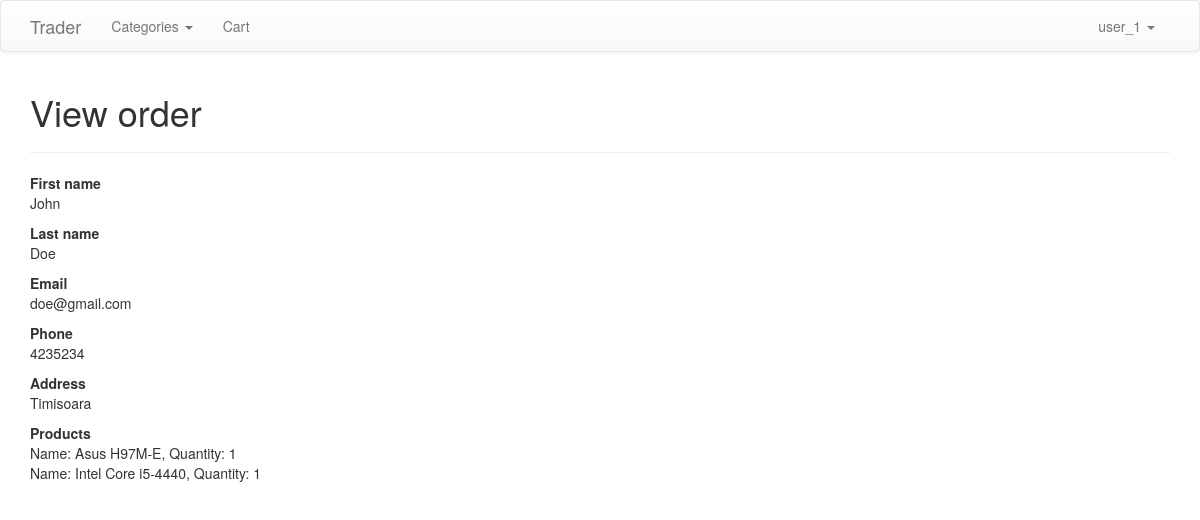
The page /view_order.php?order_id=6 (signed in) on the database its author committed.
### tables this page shows
CREATE TABLE IF NOT EXISTS `users` (
  `user_id` int(11) NOT NULL AUTO_INCREMENT,
  `username` varchar(255) NOT NULL,
  `password` varchar(255) NOT NULL,
  PRIMARY KEY (`user_id`)
);

CREATE TABLE IF NOT EXISTS `orders` (
  `order_id` int(11) NOT NULL AUTO_INCREMENT,
  `user_id` int(11) NOT NULL,
  `fname` varchar(255) NOT NULL,
  `lname` varchar(255) NOT NULL,
  `email` varchar(255) NOT NULL,
  `phone` varchar(255) NOT NULL,
  `products` text NOT NULL,
  `quantity` text NOT NULL,
  `address` text NOT NULL,
  `order_date` timestamp NOT NULL DEFAULT CURRENT_TIMESTAMP ON UPDATE CURRENT_TIMESTAMP,
  `status` int(11) NOT NULL DEFAULT '1' COMMENT '1 - order is not resolved, 0 - order is resolved',
  `canceled` int(11) NOT NULL DEFAULT '0' COMMENT '1 - order is canceled, 0 - order is not canceled',
  PRIMARY KEY (`order_id`)
);

CREATE TABLE IF NOT EXISTS `products` (
  `product_id` int(11) NOT NULL AUTO_INCREMENT,
  `category_id` int(11) NOT NULL,
  `name` varchar(255) NOT NULL,
  `description` text NOT NULL,
  `price` int(11) NOT NULL,
  `stock` int(11) NOT NULL,
  `image` varchar(255) NOT NULL,
  PRIMARY KEY (`product_id`)
);

### config.php (called while the page is built, shortened)
<?php
$base_path = "http://localhost/trader";
$db = new mysqli('localhost', 'root', 'root', 'trader');
include_once('functions.php');

### functions.php (called while the page is built)
<?php
function getUserInfo() {
	global $db;
	$user = $db->query("SELECT * FROM users WHERE user_id=" . $_SESSION['user_id']);
	$user_data = $user->fetch_assoc();
	return $user_data['username'];
}

### view_order.php (the view, shortened to what this page needs)
<?php
include('config.php');
$order_id = $_GET['order_id'];
?>
<!DOCTYPE html>
<html lang="en">
<head>
	<link rel="stylesheet" href="https://maxcdn.bootstrapcdn.com/bootstrap/3.3.4/css/bootstrap.min.css">
	<link rel="stylesheet" href="https://maxcdn.bootstrapcdn.com/bootstrap/3.3.4/css/bootstrap-theme.min.css">
</head>
<body>
	<?php include('template_parts/header.php'); ?>
	<div class="container">
		<h1>View order</h1>
		<hr>
		<?php
		$order = $db->query("SELECT * FROM orders WHERE order_id='$order_id'");
		$order_data = $order->fetch_assoc();
		?>
		<p>
			<strong>First name</strong>
			<br>
			<?php echo $order_data['fname']; ?>
		</p>
		<p>
			<strong>Last name</strong>
			<br>
			<?php echo $order_data['lname']; ?>
		</p>
		<p>
			<strong>Email</strong>
			<br>
			<?php echo $order_data['email']; ?>
		</p>
		<p>
			<strong>Phone</strong>
			<br>
			<?php echo $order_data['phone']; ?>
		</p>
		<p>
			<strong>Address</strong>
			<br>
			<?php echo $order_data['address']; ?>
		</p>
		<p>
			<strong>Products</strong>
			<br>
			<?php
			$products = unserialize($order_data['products']);
			$quantity = unserialize($order_data['quantity']);
			foreach($products as $key => $product) {
				$product_data = $db->query("SELECT * FROM products WHERE product_id='$product'");
				$product_info = $product_data->fetch_assoc();
			?>
			Name: <?php echo $product_info['name']; ?>, Quantity: <?php echo $quantity[$key]; ?>
			<br>
			<?php
			}
			?>
		</p>
	</div>
</body>
</html>

### template_parts/header.php (shortened to what this page needs)
<?php
if(isset($_SESSION['user_id'])) {
  $username = getUserInfo();
}
?>
<nav class="navbar navbar-default">
  <div class="container">
    <div class="navbar-header">
      <a class="navbar-brand" href="<?php echo $base_path; ?>">Trader</a>
    </div>
    <div class="collapse navbar-collapse" id="bs-example-navbar-collapse-1">
      <ul class="nav navbar-nav">
        <li class="dropdown">
          <a href="#" class="dropdown-toggle" data-toggle="dropdown" role="button" aria-expanded="false">Categories <span class="caret"></span></a>
        </li>
        <li><a href="<?php echo $base_path; ?>/cart.php">Cart</a></li>
      </ul>
      <ul class="nav navbar-nav navbar-right">
        <li class="dropdown">
          <a href="#" class="dropdown-toggle" data-toggle="dropdown" role="button" aria-expanded="false"><?php echo $username; ?> <span class="caret"></span></a>
        </li>
      </ul>
    </div>
  </div>
</nav>

### rows shown on the page
users: username "user_1"
orders: fname "John", lname "Doe", email "doe@gmail.com", phone "4235234", address "Timisoara", quantity "1"
products: name "Asus H97M-E"
products: name "Intel Core i5-4440"
